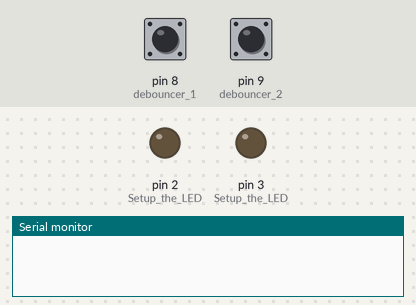
A sketch run on a simulated Arduino Uno, built with avr-gcc and run on an emulated ATmega328P. Parts: output pins drawn as LEDs (lit = HIGH), the last lines printed to the serial monitor. Inputs (shaded band) come from the test bench; at power-on: pin 8 (debouncer_1) HIGH, pin 9 (debouncer_2) HIGH.

Above: at 1.2 s.
1.3 s: pin 8 (debouncer_1) pulled LOW for 0.15 s
At 2.6 s:
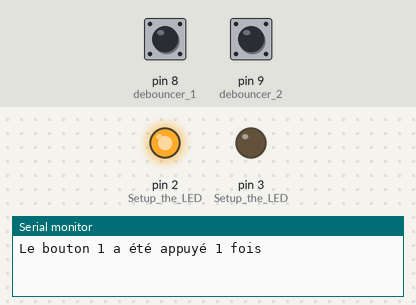
2.9 s: pin 9 (debouncer_2) pulled LOW for 0.15 s
At 3.3 s:
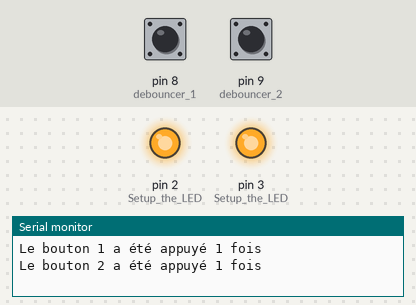
4.5 s: pin 8 (debouncer_1) pulled LOW for 1 s
At 6.5 s:
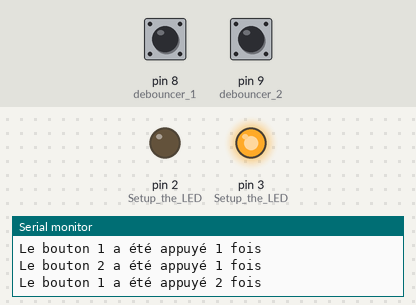
7.0 s: pin 8 (debouncer_1) pulled LOW for 3.2 s
At 11.3 s:
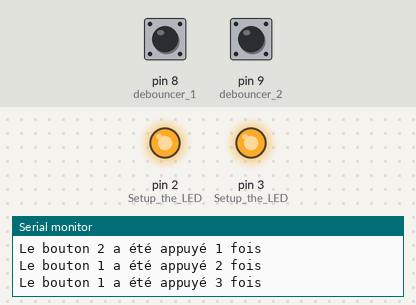
11.7 s: pin 9 (debouncer_2) pulled LOW for 1 s
At 12.4 s:
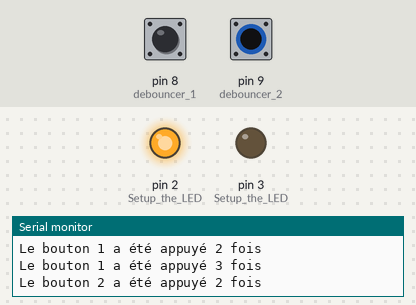
Timing chart, 0 to 14.7 s (numbered marks = the images above; inputs shaded):
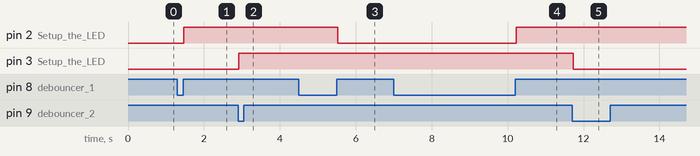

The sketch:

Bounce_Library_Test.ino
```cpp
// Project: Bounce_Library_Test
// Author : Raphaël Favre
// Date   : 08.09.19
// Version: 1.0
// Description: Toggle LEDs by pressing buttons using the Bounce2 library
//
// Include the Bounce2 library found here :
// https://github.com/thomasfredericks/Bounce2
#include <Bounce2.h>

int ledState_1 = LOW;
int ledState_2 = LOW;
int counter_1 = 0;
int counter_2 = 0;


Bounce debouncer_1 = Bounce(); // Instantiate a Bounce object
Bounce debouncer_2 = Bounce(); // Instantiate a Bounce object

void setup() {

  debouncer_1.attach(8,INPUT_PULLUP); // Attach the debouncer to a pin with INPUT_PULLUP mode
  debouncer_1.interval(25); // Use a debounce interval of 25 milliseconds

  debouncer_2.attach(9,INPUT_PULLUP); // Attach the debouncer to a pin with INPUT_PULLUP mode
  debouncer_2.interval(25); // Use a debounce interval of 25 milliseconds

  pinMode(2,OUTPUT); // Setup the LED
  pinMode(3,OUTPUT); // Setup the LED
  digitalWrite(2,ledState_1); // Apply LED state
  digitalWrite(3,ledState_2); // Apply LED state

  Serial.begin(9600);         // Set communication rate to 9600 bauds
}

void loop() {

   debouncer_1.update();          // Update the Bounce instance
   debouncer_2.update();          // Update the Bounce instance

   if (debouncer_1.rose()) {      // Call code if button transitions from HIGH to LOW
     ledState_1 = !ledState_1;    // Toggle LED state
     digitalWrite(2,ledState_1);  // Apply new LED state
     counter_1++;

     //Transmission for button 1
     Serial.print("Le bouton 1 a été appuyé ");
     Serial.print(counter_1,DEC);
     Serial.println(" fois");

   }

   if (debouncer_2.fell()) {      // Call code if button transitions from LOW to HIGH
     ledState_2 = !ledState_2;    // Toggle LED state
     digitalWrite(3,ledState_2);  // Apply new LED state
     counter_2++;

     //Transmission for button 2
     Serial.print("Le bouton 2 a été appuyé ");
     Serial.print(counter_2,DEC);
     Serial.println(" fois");
   }

}
```

Measured:
- after the input at 1.3 s, pin 2 (Setup_the_LED): LOW → HIGH after 0.17 s
- after the input at 2.9 s, pin 3 (Setup_the_LED): LOW → HIGH at once
- after the input at 4.5 s, pin 2 (Setup_the_LED): HIGH → LOW after 1.0 s
- after the input at 7.0 s, pin 2 (Setup_the_LED): LOW → HIGH after 3.2 s
- after the input at 11.7 s, pin 3 (Setup_the_LED): HIGH → LOW at once
